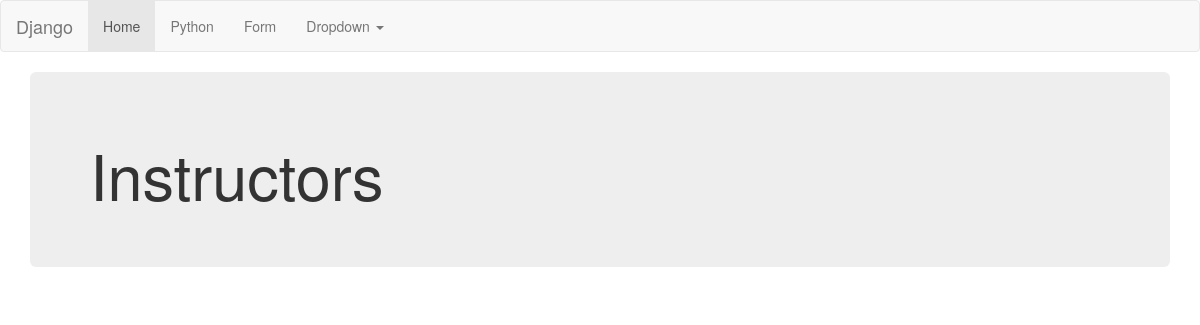
Page /instructors/ on the earlier database version.
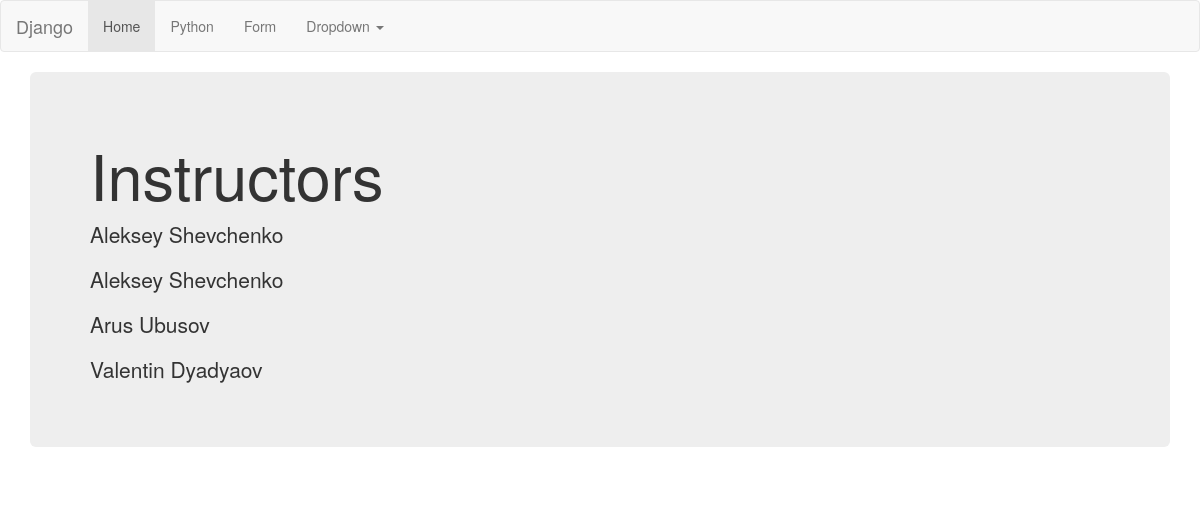
Same page on the later database version.
### instructors/models.py (models this page shows)
class Instructor(models.Model):
    name = models.CharField(max_length=64)
    surname = models.CharField(max_length=64)
    course = models.CharField(max_length=64)

### instructors/views.py (the view)
# urls.py: url(r'^instructors/$', instructors_list),
def instructors_list(request):
    instructors = Instructor.objects.all()
    return render(request, "instructors.html", {"instructors_list": instructors})

### templates/instructors.html (shortened to what this page needs)
<!DOCTYPE html>
<html lang="en">
  <head>
    <link href="/static/bootstrap/css/bootstrap.css" rel="stylesheet">
  </head>
  <body>
    <nav class="navbar navbar-default">
      <div class="container-fluid">
        <div class="navbar-header">
          <a class="navbar-brand" href="#">Django</a>
        </div>
        <div class="collapse navbar-collapse" id="bs-example-navbar-collapse-1">
          <ul class="nav navbar-nav">
            <li class="active"><a href="/">Home <span class="sr-only">(current)</span></a></li>
            <li><a href="/python/">Python</a></li>
            <li><a href="/http/">Form</a></li>
            <li class="dropdown">
              <a href="#" class="dropdown-toggle" data-toggle="dropdown" role="button" aria-haspopup="true" aria-expanded="false">Dropdown <span class="caret"></span></a>
            </li>
          </ul>
        </div>
      </div>
    </nav>
    <div class="container">
    <div class="jumbotron">
  <h1>Instructors</h1>
  {% for instructor in instructors_list %}
  <p>{{instructor.name}} {{instructor.surname}}</p>
  {% endfor %}
</div>
</div>
  </body>
</html>

Differences in the rows shown:
added Instructor: name "Aleksey", surname "Shevchenko"
added Instructor: name "Aleksey", surname "Shevchenko"
added Instructor: name "Arus", surname "Ubusov"
added Instructor: name "Valentin", surname "Dyadyaov"
